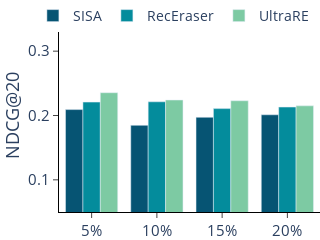

Write notebook code for a chart like this one.
### Code cell
shard = ['5%',"10%","15%",'20%']
# fig = sp.make_subplots(rows=1, cols=1,horizontal_spacing=0.1)
sisa_acc = [0.2092 ,0.1847 ,0.1972 ,0.2011 ]
rec_acc =[0.2208 ,0.2213 ,0.2107 ,0.2131 ]
ul_acc =[0.2354 ,0.2240 ,0.2229 ,0.2150 ]
fig = go.Figure()
color_dict = ['#065473', '#048c9c', '#7dcaa3', '#81c784']

fig.add_trace(
    go.Bar(
        x=shard,
        y=sisa_acc,
        # mode="lines",
        marker=dict(color=color_dict[0]),
        showlegend=show,
        name='SISA'
    ))
fig.add_trace(
    go.Bar(
        x=shard,
        y=rec_acc,
        # mode="lines",
        marker=dict(color=color_dict[1]),
        showlegend=show,
        name='RecEraser'
    ))
fig.add_trace(
    go.Bar(
        x=shard,
        y=ul_acc,
        # mode="lines",
        marker=dict(color=color_dict[2]),
        showlegend=show,
        name='UltraRE'
    ))

fig.update_layout(
    plot_bgcolor='white',
    legend=dict(x=-0.1, y=1.1, traceorder='normal', orientation='h',font=dict(size=14)),
    width=290,
    height=210,
    font=dict(size=15),
    margin=dict(l=0, r=0, t=0, b=0),
)

fig.update_yaxes(title='NDCG@20',
                 nticks=4,
                 range=(0.05,0.35),
                 showline=True,
                 ticks="outside",
                 tickson="boundaries",
                 ticklen=5,
                 # zeroline=True,
                 linecolor="black")
fig.update_xaxes(showline=True,
                 ticks="outside",
                 tickson="labels",
                 ticklen=5,
                 # zeroline=True,
                 linecolor="black")
fig.show()
fig.write_image('percent.pdf', format='pdf')

### Figure 1 — Plotly figure (JSON) as saved in the notebook; plotly's stock layout.template omitted (floating-point values rounded to 4 significant figures)
{"data": [{"marker": {"color": "#065473"}, "name": "SISA", "showlegend": true, "x": ["5%", "10%", "15%", "20%"], "y": [0.2092, 0.1847, 0.1972, 0.2011], "type": "bar"}, {"marker": {"color": "#048c9c"}, "name": "RecEraser", "showlegend": true, "x": ["5%", "10%", "15%", "20%"], "y": [0.2208, 0.2213, 0.2107, 0.2131], "type": "bar"}, {"marker": {"color": "#7dcaa3"}, "name": "UltraRE", "showlegend": true, "x": ["5%", "10%", "15%", "20%"], "y": [0.2354, 0.224, 0.2229, 0.215], "type": "bar"}], "layout": {"legend": {"font": {"size": 14}, "x": -0.1, "y": 1.1, "traceorder": "normal", "orientation": "h"}, "font": {"size": 15}, "margin": {"l": 0, "r": 0, "t": 0, "b": 0}, "plot_bgcolor": "white", "width": 290, "height": 210, "yaxis": {"title": {"text": "NDCG@20"}, "nticks": 4, "range": [0.05, 0.35], "showline": true, "ticks": "outside", "tickson": "boundaries", "ticklen": 5, "linecolor": "black"}, "xaxis": {"showline": true, "ticks": "outside", "tickson": "labels", "ticklen": 5, "linecolor": "black"}}}
